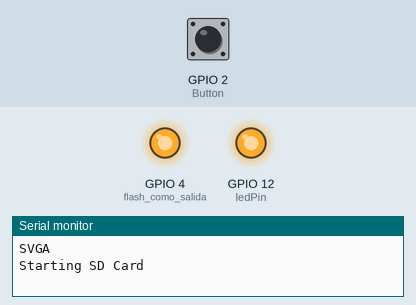
Simulated run of this sketch. Board: ESP32. On the bench: output pins drawn as LEDs (lit = HIGH), the last lines printed to the serial monitor. Dashed ring = blinking. The test bench sets the inputs (shaded band); at power-on: GPIO 2 (Button) LOW. Storage starts empty; the camera gives no picture.

Above: at 1.55 s.
1.6 s: GPIO 2 (Button) pulled HIGH for 0.15 s
At 2.4 s:
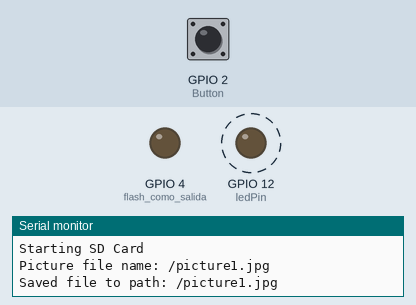
4.7 s: GPIO 2 (Button) pulled HIGH for 1 s
At 4.94 s:
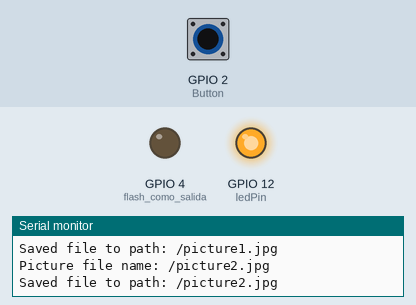
7.7 s: GPIO 2 (Button) pulled HIGH for 3.2 s
12.4 s: GPIO 2 (Button) pulled HIGH for 0.15 s
Timing chart, 0 to 19.5 s (numbered marks = the images above; inputs shaded):
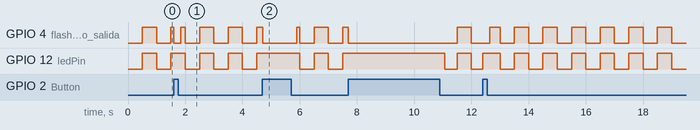

The sketch:

CANSAT_ESP32CAM_PRUEBAB_TAKE_A_PHOTO_SAVE_ON_CARD.ino
```cpp
// (licence header left out)
#include "esp_camera.h"
#include "Arduino.h"
#include "FS.h"                // SD Card ESP32
#include "SD_MMC.h"            // SD Card ESP32
#include "soc/soc.h"           // Disable brownour problems
#include "soc/rtc_cntl_reg.h"  // Disable brownour problems
#include "driver/rtc_io.h"
// #include <EEPROM.h>            // read and write from flash memory
// define the number of bytes you want to access
// #define EEPROM_SIZE 1

RTC_DATA_ATTR int bootCount = 0;

// Pin definition for CAMERA_MODEL_AI_THINKER
#define PWDN_GPIO_NUM     32
#define RESET_GPIO_NUM    -1
#define XCLK_GPIO_NUM      0
#define SIOD_GPIO_NUM     26
#define SIOC_GPIO_NUM     27
#define Y9_GPIO_NUM       35
#define Y8_GPIO_NUM       34
#define Y7_GPIO_NUM       39
#define Y6_GPIO_NUM       36
#define Y5_GPIO_NUM       21
#define Y4_GPIO_NUM       19
#define Y3_GPIO_NUM       18
#define Y2_GPIO_NUM        5
#define VSYNC_GPIO_NUM    25
#define HREF_GPIO_NUM     23
#define PCLK_GPIO_NUM     22

int pictureNumber = 0;

// ledPin refers to ESP32 GPIO 1
const int ledPin = 12; // No tiene todos los pines. pruebo en puerto IO12
const int Button = 2; // No tiene todos los pines. pruebo en puerto IO2
bool estado = 0; // estado del sistema
bool estadoAnt = 0; // estado anterior del sistema
bool pulsado = 0; // botón pulsado

void setup() {

  WRITE_PERI_REG(RTC_CNTL_BROWN_OUT_REG, 0); //disable brownout detector

  // initialize digital pin ledPin as an output.
  pinMode(ledPin, OUTPUT);
  pinMode(Button, INPUT);
  pinMode(4, OUTPUT); // flash como salida

  digitalWrite(ledPin, LOW);

  Serial.begin(115200);

  Serial.setDebugOutput(true);

  camera_config_t config;
  config.ledc_channel = LEDC_CHANNEL_0;
  config.ledc_timer = LEDC_TIMER_0;
  config.pin_d0 = Y2_GPIO_NUM;
  config.pin_d1 = Y3_GPIO_NUM;
  config.pin_d2 = Y4_GPIO_NUM;
  config.pin_d3 = Y5_GPIO_NUM;
  config.pin_d4 = Y6_GPIO_NUM;
  config.pin_d5 = Y7_GPIO_NUM;
  config.pin_d6 = Y8_GPIO_NUM;
  config.pin_d7 = Y9_GPIO_NUM;
  config.pin_xclk = XCLK_GPIO_NUM;
  config.pin_pclk = PCLK_GPIO_NUM;
  config.pin_vsync = VSYNC_GPIO_NUM;
  config.pin_href = HREF_GPIO_NUM;
  config.pin_sscb_sda = SIOD_GPIO_NUM;
  config.pin_sscb_scl = SIOC_GPIO_NUM;
  config.pin_pwdn = PWDN_GPIO_NUM;
  config.pin_reset = RESET_GPIO_NUM;
  config.xclk_freq_hz = 20000000;
  config.pixel_format = PIXFORMAT_JPEG;

  // conectar flash
  rtc_gpio_hold_dis(GPIO_NUM_4); // disable Hold. Permite recibir señal para encenderlo
  // desconectar flash
  // rtc_gpio_hold_en(GPIO_NUM_4); // enable Hold. No permite recibir señal para encenderlo


  if(psramFound()){
    config.frame_size = FRAMESIZE_UXGA; // FRAMESIZE_ + QVGA|CIF|VGA|SVGA|XGA|SXGA|UXGA
    config.jpeg_quality = 10;
    config.fb_count = 2;
        Serial.println("UXGA");
  } else {
    config.frame_size = FRAMESIZE_SVGA;
    config.jpeg_quality = 12;
    config.fb_count = 1;
        Serial.println("SVGA");
  }


  // Init Camera
  esp_err_t err = esp_camera_init(&config);
  if (err != ESP_OK) {
    Serial.printf("Camera init failed with error 0x%x", err);
    digitalWrite(4, HIGH);
    return;
  }

  Serial.println("Starting SD Card");

     /*

  delay(500);
  if(!SD_MMC.begin()){
    Serial.println("SD Card Mount Failed");
    digitalWrite(4, HIGH);
    //return;
  }

  uint8_t cardType = SD_MMC.cardType();
  if(cardType == CARD_NONE){
    Serial.println("No SD Card attached");
    digitalWrite(4, HIGH);
    return;
  }


  // Turns off the ESP32-CAM white on-board LED (flash) connected to GPIO 4

  pinMode(4, OUTPUT);
  digitalWrite(4, LOW);
  rtc_gpio_hold_en(GPIO_NUM_4);

  esp_sleep_enable_ext0_wakeup(GPIO_NUM_12, 1);

  Serial.println("Going to sleep now");
  delay(1000);
  esp_deep_sleep_start();
  Serial.println("This will never be printed"); */
}

void loop() {

  // parpadeo
  digitalWrite(ledPin, int(millis()/500)%2);
  digitalWrite(4, int(millis()/500)%2); // debería parpadear el flash.

  pulsado = digitalRead(Button);
  estado = (!estadoAnt)*pulsado + estado*(!pulsado);

  // **********************
  // pulso y tomo una foto
  // **********************
  if (estado!=estadoAnt && estado==HIGH) {

    digitalWrite(ledPin,HIGH);
    digitalWrite(4,LOW); // apaga la cámara

    pictureNumber = pictureNumber +1; // Suma 1 al contador de imagenes

      delay(50);
      if(!SD_MMC.begin()){
        Serial.println("SD Card Mount Failed");
        digitalWrite(4, HIGH);
        return;
      }

      uint8_t cardType = SD_MMC.cardType();
      if(cardType == CARD_NONE){
        Serial.println("No SD Card attached");
        digitalWrite(4, HIGH);
        return;
      }

      camera_fb_t * fb = NULL;

     // Take Picture with Camera
      fb = esp_camera_fb_get();
      if(!fb) {
        Serial.println("Camera capture failed");
        return;
      }

       // Path where new picture will be saved in SD Card
        String path = "/picture" + String(pictureNumber) +".jpg";

        fs::FS &fs = SD_MMC;
        Serial.printf("Picture file name: %s\n", path.c_str());

        File file = fs.open(path.c_str(), FILE_WRITE);
        if(!file){
          Serial.println("Failed to open file in writing mode");
        }
        else {
          file.write(fb->buf, fb->len); // payload (image), payload length
          Serial.printf("Saved file to path: %s\n", path.c_str());
          // EEPROM.write(0, pictureNumber);
          // EEPROM.commit();
        }
        file.close();
        esp_camera_fb_return(fb);

        delay(100);

  } // Fin del if del botón

  estadoAnt=estado;

  /*
  camera_fb_t * fb = NULL;

  // Take Picture with Camera
  fb = esp_camera_fb_get();
  if(!fb) {
    Serial.println("Camera capture failed");
    return;
  }
  // initialize EEPROM with predefined size
  EEPROM.begin(EEPROM_SIZE);
  pictureNumber = EEPROM.read(0) + 1;

  // Path where new picture will be saved in SD Card
  String path = "/picture" + String(pictureNumber) +".jpg";

  fs::FS &fs = SD_MMC;
  Serial.printf("Picture file name: %s\n", path.c_str());

  File file = fs.open(path.c_str(), FILE_WRITE);
  if(!file){
    Serial.println("Failed to open file in writing mode");
  }
  else {
    file.write(fb->buf, fb->len); // payload (image), payload length
    Serial.printf("Saved file to path: %s\n", path.c_str());
    EEPROM.write(0, pictureNumber);
    EEPROM.commit();
  }
  file.close();
  esp_camera_fb_return(fb);

  delay(1000); */

} // fin del loop
```

Measured:
- by itself, GPIO 4 (flash_como_salida): repeats every 1.0 s: LOW 0.50 s, HIGH 0.50 s
- by itself, GPIO 12 (ledPin): alternates HIGH for 0.50 s and LOW for 0.50 s
